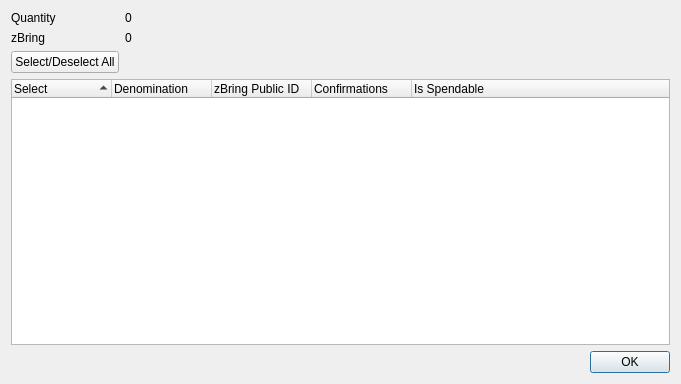
<?xml version="1.0" encoding="UTF-8"?>
<ui version="4.0">
 <class>ZBringControlDialog</class>
 <widget class="QDialog" name="ZBringControlDialog">
  <property name="geometry">
   <rect>
    <x>0</x>
    <y>0</y>
    <width>681</width>
    <height>384</height>
   </rect>
  </property>
  <property name="minimumSize">
   <size>
    <width>681</width>
    <height>384</height>
   </size>
  </property>
  <property name="windowTitle">
   <string>Select zBring to Spend</string>
  </property>
  <layout class="QGridLayout" name="gridLayout">
   <item row="0" column="0">
    <layout class="QFormLayout" name="formLayout">
     <property name="sizeConstraint">
      <enum>QLayout::SetDefaultConstraint</enum>
     </property>
     <item row="0" column="0">
      <widget class="QLabel" name="labelQuantity">
       <property name="text">
        <string>Quantity</string>
       </property>
      </widget>
     </item>
     <item row="0" column="1">
      <widget class="QLabel" name="labelQuantity_int">
       <property name="text">
        <string>0</string>
       </property>
      </widget>
     </item>
     <item row="1" column="0">
      <widget class="QLabel" name="labelZBring">
       <property name="text">
        <string>zBring</string>
       </property>
      </widget>
     </item>
     <item row="1" column="1">
      <widget class="QLabel" name="labelZBring_int">
       <property name="text">
        <string>0</string>
       </property>
      </widget>
     </item>
     <item row="2" column="0">
      <widget class="QPushButton" name="pushButtonAll">
       <property name="text">
        <string>Select/Deselect All</string>
       </property>
      </widget>
     </item>
    </layout>
   </item>
   <item row="1" column="0">
    <layout class="QVBoxLayout" name="verticalLayout">
     <item>
      <widget class="QTreeWidget" name="treeWidget">
       <property name="minimumSize">
        <size>
         <width>0</width>
         <height>250</height>
        </size>
       </property>
       <property name="alternatingRowColors">
        <bool>true</bool>
       </property>
       <property name="sortingEnabled">
        <bool>true</bool>
       </property>
       <property name="columnCount">
        <number>5</number>
       </property>
       <attribute name="headerDefaultSectionSize">
        <number>100</number>
       </attribute>
       <column>
        <property name="text">
         <string notr="true">Select</string>
        </property>
       </column>
       <column>
        <property name="text">
         <string notr="true">Denomination</string>
        </property>
       </column>
       <column>
        <property name="text">
         <string notr="true">zBring Public ID</string>
        </property>
       </column>
       <column>
        <property name="text">
         <string notr="true">Confirmations</string>
        </property>
       </column>
       <column>
        <property name="text">
         <string>Is Spendable</string>
        </property>
       </column>
      </widget>
     </item>
     <item>
      <widget class="QDialogButtonBox" name="buttonBox">
       <property name="orientation">
        <enum>Qt::Horizontal</enum>
       </property>
       <property name="standardButtons">
        <set>QDialogButtonBox::Ok</set>
       </property>
      </widget>
     </item>
    </layout>
   </item>
  </layout>
 </widget>
 <resources/>
 <connections>
  <connection>
   <sender>buttonBox</sender>
   <signal>accepted()</signal>
   <receiver>ZBringControlDialog</receiver>
   <slot>accept()</slot>
   <hints>
    <hint type="sourcelabel">
     <x>248</x>
     <y>254</y>
    </hint>
    <hint type="destinationlabel">
     <x>157</x>
     <y>274</y>
    </hint>
   </hints>
  </connection>
  <connection>
   <sender>buttonBox</sender>
   <signal>rejected()</signal>
   <receiver>ZBringControlDialog</receiver>
   <slot>reject()</slot>
   <hints>
    <hint type="sourcelabel">
     <x>316</x>
     <y>260</y>
    </hint>
    <hint type="destinationlabel">
     <x>286</x>
     <y>274</y>
    </hint>
   </hints>
  </connection>
 </connections>
</ui>
